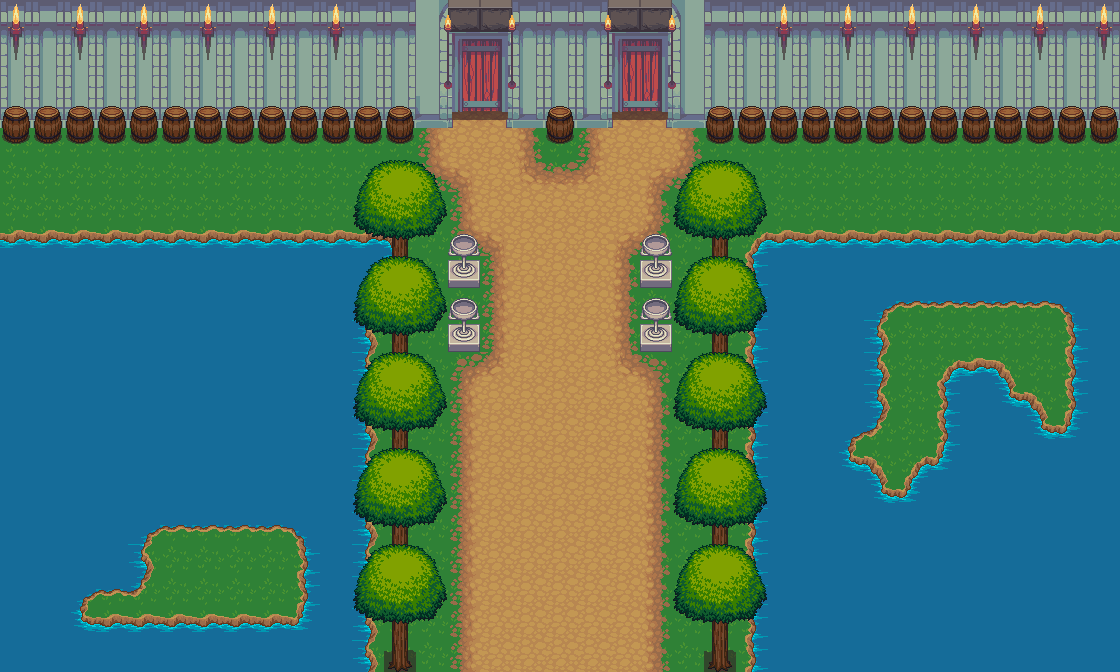

Rendered tile map (Tiled .tmx) drawn with the repository's tilesets; below, a short description and the map source with its tile grids summarised:
An orthogonal 35x21 tile map with 32x32 px tiles, 6 tile layers (grama, caminho, agua, objetos, ...), 1 hidden layer not drawn, 39 tilesets and 1 object.

<map version="1.0" orientation="orthogonal" renderorder="right-down" width="35" height="21" tilewidth="32" tileheight="32" nextobjectid="1">
 <tileset firstgid="1" name="barrel" tilewidth="32" tileheight="32" tilecount="8" columns="4">
  <image source="../../sprites/LPC Base Assets/tiles/barrel.png" width="128" height="64" />
 </tileset>
 <tileset firstgid="9" name="brackish" tilewidth="32" tileheight="32" tilecount="18" columns="3">
  <image source="../../sprites/LPC Base Assets/tiles/brackish.png" width="96" height="192" />
 </tileset>
 <tileset firstgid="27" name="bridges" tilewidth="32" tileheight="32" tilecount="42" columns="6">
  <image source="../../sprites/LPC Base Assets/tiles/bridges.png" width="192" height="224" />
 </tileset>
 <tileset firstgid="69" name="buckets" tilewidth="32" tileheight="32" tilecount="6" columns="3">
  <image source="../../sprites/LPC Base Assets/tiles/buckets.png" width="96" height="64" />
 </tileset>
 <tileset firstgid="75" name="cabinets" tilewidth="32" tileheight="32" tilecount="78" columns="6">
  <image source="../../sprites/LPC Base Assets/tiles/cabinets.png" width="192" height="416" />
 </tileset>
 <tileset firstgid="153" name="castle_lightsources" tilewidth="32" tileheight="32" tilecount="20" columns="5">
  <image source="../../sprites/LPC Base Assets/tiles/castle_lightsources.png" width="160" height="128" />
 </tileset>
 <tileset firstgid="173" name="castle_outside" tilewidth="32" tileheight="32" tilecount="187" columns="17">
  <image source="../../sprites/LPC Base Assets/tiles/castle_outside.png" width="544" height="352" />
 </tileset>
 <tileset firstgid="360" name="castlefloors" tilewidth="32" tileheight="32" tilecount="100" columns="10">
  <image source="../../sprites/LPC Base Assets/tiles/castlefloors.png" width="320" height="320" />
 </tileset>
 <tileset firstgid="460" name="castlefloors_outside" tilewidth="32" tileheight="32" tilecount="20" columns="4">
  <image source="../../sprites/LPC Base Assets/tiles/castlefloors_outside.png" width="128" height="160" />
 </tileset>
 <tileset firstgid="480" name="castlewalls" tilewidth="32" tileheight="32" tilecount="180" columns="12">
  <image source="../../sprites/LPC Base Assets/tiles/castlewalls.png" width="384" height="480" />
 </tileset>
 <tileset firstgid="660" name="cement" tilewidth="32" tileheight="32" tilecount="18" columns="3">
  <image source="../../sprites/LPC Base Assets/tiles/cement.png" width="96" height="192" />
 </tileset>
 <tileset firstgid="678" name="cementstair" tilewidth="32" tileheight="32" tilecount="20" columns="5">
  <image source="../../sprites/LPC Base Assets/tiles/cementstair.png" width="160" height="128" />
 </tileset>
 <tileset firstgid="698" name="chests" tilewidth="32" tileheight="32" tilecount="6" columns="2">
  <image source="../../sprites/LPC Base Assets/tiles/chests.png" width="64" height="96" />
 </tileset>
 <tileset firstgid="704" name="country" tilewidth="32" tileheight="32" tilecount="20" columns="5">
  <image source="../../sprites/LPC Base Assets/tiles/country.png" width="160" height="128" />
 </tileset>
 <tileset firstgid="724" name="cup" tilewidth="32" tileheight="32" tilecount="2" columns="1">
  <image source="../../sprites/LPC Base Assets/tiles/cup.png" width="32" height="64" />
 </tileset>
 <tileset firstgid="726" name="dirt" tilewidth="32" tileheight="32" tilecount="18" columns="3">
  <image source="../../sprites/LPC Base Assets/tiles/dirt.png" width="96" height="192" />
  <terraintypes>
   <terrain name="caminho" tile="-1" />
  </terraintypes>
  <tile id="1" terrain="0,0,0," />
  <tile id="2" terrain="0,0,,0" />
  <tile id="4" terrain="0,,0,0" />
  <tile id="5" terrain=",0,0,0" />
  <tile id="6" terrain=",,,0" />
  <tile id="7" terrain=",,0,0" />
  <tile id="8" terrain=",,0," />
  <tile id="9" terrain=",0,,0" />
  <tile id="10" terrain="0,0,0,0" />
  <tile id="11" terrain="0,,0," />
  <tile id="12" terrain=",0,," />
  <tile id="13" terrain="0,0,," />
  <tile id="14" terrain="0,,," />
 </tileset>
 <tileset firstgid="744" name="dirt2" tilewidth="32" tileheight="32" tilecount="18" columns="3">
  <image source="../../sprites/LPC Base Assets/tiles/dirt2.png" width="96" height="192" />
 </tileset>
 <tileset firstgid="762" name="dungeon" tilewidth="32" tileheight="32" tilecount="104" columns="13">
  <image source="../../sprites/LPC Base Assets/tiles/dungeon.png" width="416" height="256" />
 </tileset>
 <tileset firstgid="866" name="grass" tilewidth="32" tileheight="32" tilecount="18" columns="3">
  <image source="../../sprites/LPC Base Assets/tiles/grass.png" width="96" height="192" />
 </tileset>
 <tileset firstgid="884" name="grassalt" tilewidth="32" tileheight="32" tilecount="18" columns="3">
  <image source="../../sprites/LPC Base Assets/tiles/grassalt.png" width="96" height="192" />
 </tileset>
 <tileset firstgid="902" name="hole" tilewidth="32" tileheight="32" tilecount="18" columns="3">
  <image source="../../sprites/LPC Base Assets/tiles/hole.png" width="96" height="192" />
 </tileset>
 <tileset firstgid="920" name="holek" tilewidth="32" tileheight="32" tilecount="18" columns="3">
  <image source="../../sprites/LPC Base Assets/tiles/holek.png" width="96" height="192" />
 </tileset>
 <tileset firstgid="938" name="holemid" tilewidth="32" tileheight="32" tilecount="18" columns="3">
  <image source="../../sprites/LPC Base Assets/tiles/holemid.png" width="96" height="192" />
 </tileset>
 <tileset firstgid="956" name="house" tilewidth="32" tileheight="32" tilecount="63" columns="9">
  <image source="../../sprites/LPC Base Assets/tiles/house.png" width="288" height="224" />
 </tileset>
 <tileset firstgid="1019" name="inside" tilewidth="32" tileheight="32" tilecount="100" columns="10">
  <image source="../../sprites/LPC Base Assets/tiles/inside.png" width="320" height="320" />
 </tileset>
 <tileset firstgid="1119" name="kitchen" tilewidth="32" tileheight="32" tilecount="8" columns="2">
  <image source="../../sprites/LPC Base Assets/tiles/kitchen.png" width="64" height="128" />
 </tileset>
 <tileset firstgid="1127" name="lava" tilewidth="32" tileheight="32" tilecount="18" columns="3">
  <image source="../../sprites/LPC Base Assets/tiles/lava.png" width="96" height="192" />
 </tileset>
 <tileset firstgid="1145" name="lavarock" tilewidth="32" tileheight="32" tilecount="18" columns="3">
  <image source="../../sprites/LPC Base Assets/tiles/lavarock.png" width="96" height="192" />
 </tileset>
 <tileset firstgid="1163" name="mountains" tilewidth="32" tileheight="32" tilecount="108" columns="12">
  <image source="../../sprites/LPC Base Assets/tiles/mountains.png" width="384" height="288" />
 </tileset>
 <tileset firstgid="1271" name="rock" tilewidth="32" tileheight="32" tilecount="2" columns="2">
  <image source="../../sprites/LPC Base Assets/tiles/rock.png" width="64" height="32" />
 </tileset>
 <tileset firstgid="1273" name="signs" tilewidth="32" tileheight="32" tilecount="6" columns="3">
  <image source="../../sprites/LPC Base Assets/tiles/signs.png" width="96" height="64" />
 </tileset>
 <tileset firstgid="1279" name="stairs" tilewidth="32" tileheight="32" tilecount="112" columns="8">
  <image source="../../sprites/LPC Base Assets/tiles/stairs.png" width="256" height="448" />
 </tileset>
 <tileset firstgid="1391" name="treetop" tilewidth="32" tileheight="32" tilecount="42" columns="6">
  <image source="../../sprites/LPC Base Assets/tiles/treetop.png" width="192" height="224" />
  <terraintypes>
   <terrain name="arvore" tile="-1" />
  </terraintypes>
  <tile id="0" terrain=",0,0,0" />
  <tile id="1" terrain="0,0,0,0" />
  <tile id="2" terrain="0,,0,0" />
  <tile id="6" terrain="0,0,0,0" />
  <tile id="7" terrain="0,0,0,0" />
  <tile id="8" terrain="0,0,0,0" />
  <tile id="12" terrain="0,0,," />
  <tile id="13" terrain="0,0,," />
  <tile id="14" terrain="0,0,," />
 </tileset>
 <tileset firstgid="1433" name="trunk" tilewidth="32" tileheight="32" tilecount="18" columns="6">
  <image source="../../sprites/LPC Base Assets/tiles/trunk.png" width="192" height="96" />
 </tileset>
 <tileset firstgid="1451" name="victoria" tilewidth="32" tileheight="32" tilecount="55" columns="11">
  <image source="../../sprites/LPC Base Assets/tiles/victoria.png" width="352" height="160" />
 </tileset>
 <tileset firstgid="1506" name="water" tilewidth="32" tileheight="32" tilecount="18" columns="3">
  <image source="../../sprites/LPC Base Assets/tiles/water.png" width="96" height="192" />
  <terraintypes>
   <terrain name="agua" tile="-1" />
  </terraintypes>
  <tile id="1" terrain="0,0,0," />
  <tile id="2" terrain="0,0,,0" />
  <tile id="4" terrain="0,,0,0" />
  <tile id="5" terrain=",0,0,0" />
  <tile id="6" terrain=",,,0" />
  <tile id="7" terrain=",,0,0" />
  <tile id="8" terrain=",,0," />
  <tile id="9" terrain=",0,,0" />
  <tile id="10" terrain="0,0,0,0" />
  <tile id="11" terrain="0,,0," />
  <tile id="12" terrain=",0,," />
  <tile id="13" terrain="0,0,," />
  <tile id="14" terrain="0,,," />
 </tileset>
 <tileset firstgid="1524" name="waterfall" tilewidth="32" tileheight="32" tilecount="15" columns="3">
  <image source="../../sprites/LPC Base Assets/tiles/waterfall.png" width="96" height="160" />
 </tileset>
 <tileset firstgid="1539" name="watergrass" tilewidth="32" tileheight="32" tilecount="18" columns="3">
  <image source="../../sprites/LPC Base Assets/tiles/watergrass.png" width="96" height="192" />
 </tileset>
 <tileset firstgid="1557" name="red" tilewidth="32" tileheight="32" tilecount="1" columns="25">
  <image source="projeto-final-desoft/sprites/red.jpg" width="800" height="450" />
  <tile id="0">
   <objectgroup draworder="index">
    <object id="1" x="0" y="0" width="31.9091" height="31.9091" />
   </objectgroup>
  </tile>
 </tileset>
 <layer name="grama" width="35" height="21">
  <data>[735 cells, 735 non-empty, 1 distinct tile ids]</data>
 </layer>
 <layer name="caminho" width="35" height="21">
  <data>[735 cells, 124 non-empty, 12 distinct tile ids]</data>
 </layer>
 <layer name="agua" width="35" height="21">
  <data>[735 cells, 462 non-empty, 31 distinct tile ids]</data>
 </layer>
 <layer name="objetos" width="35" height="21">
  <data>[735 cells, 110 non-empty, 12 distinct tile ids]</data>
 </layer>
 <layer name="caule arvore" width="35" height="21">
  <data>[735 cells, 20 non-empty, 2 distinct tile ids]</data>
 </layer>
 <layer name="copa arvores" width="35" height="21">
  <data>[735 cells, 90 non-empty, 9 distinct tile ids]</data>
 </layer>
 <layer name="colisao" width="35" height="21" visible="0">
  <data>[735 cells, 128 non-empty, 1 distinct tile ids]</data>
 </layer>
</map>
